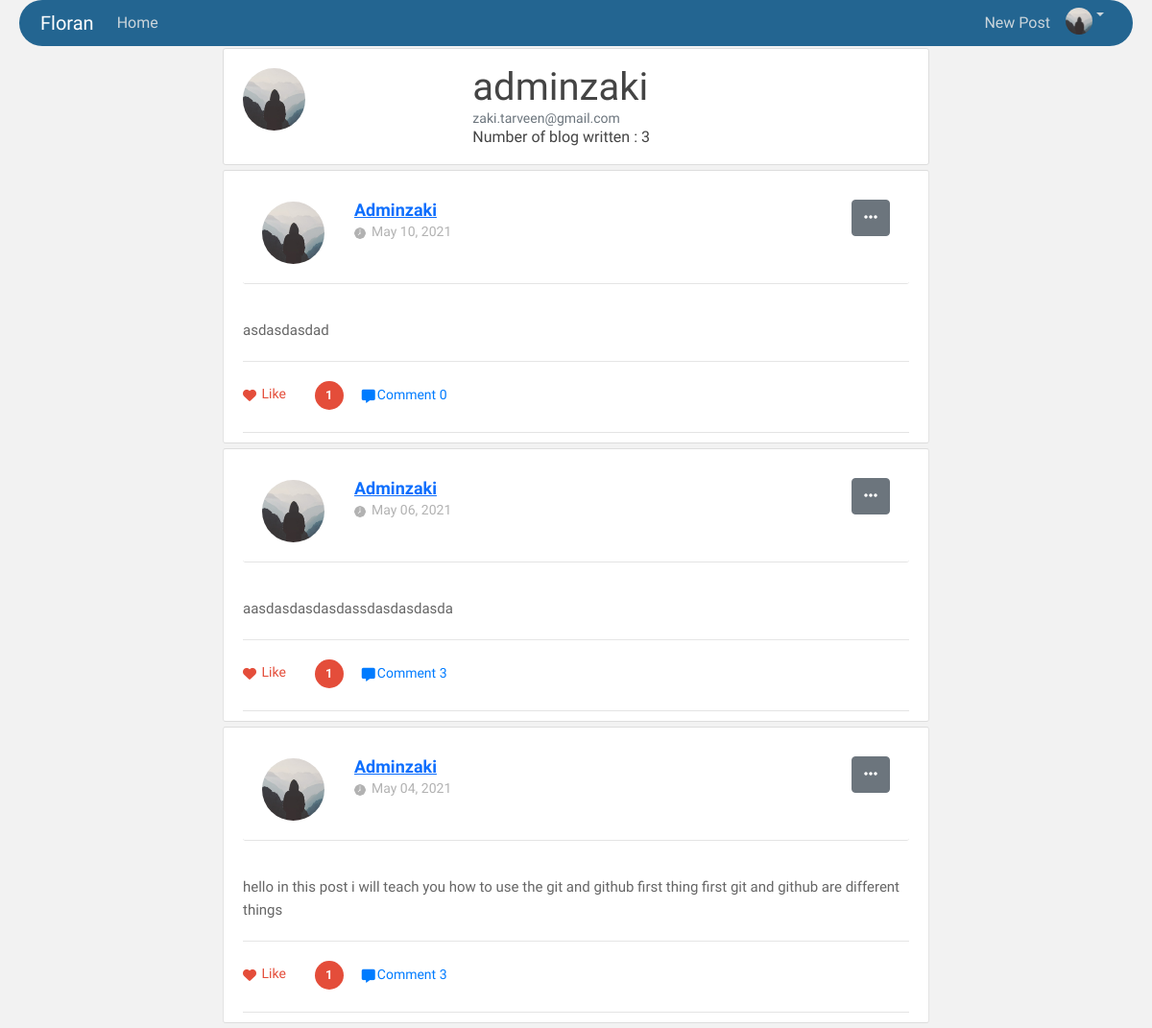
The app's page /user/adminzaki with its own data.
### users/models.py (models this page shows, shortened)
class Profile(models.Model):
    user = models.OneToOneField(User, on_delete=models.CASCADE)
    image = models.ImageField(default='default.jpg',upload_to='profile_pics')

### blog/models.py (models this page shows, shortened)
class Post(models.Model):
    title = models.CharField(max_length=100)
    images = models.ImageField(null=True,blank=True,upload_to="images/")
    content = models.TextField()
    date_posted = models.DateTimeField(default=timezone.now)
    author = models.ForeignKey(User, on_delete=models.CASCADE)
    like = models.ManyToManyField(User, related_name='blog_posts', blank=True, default=None)

### blog/views.py (the view)
# urls.py: path('user/<str:username>',UserPostListView.as_view(), name='user-posts'),
class UserPostListView(ListView):
    model = Post
    template_name='blog/user_posts.html'
    context_object_name='posts'
    paginate_by = 10
    def get_context_data(self, **kwargs):
        context = super().get_context_data(**kwargs)
        context['user'] = get_object_or_404(User, username=self.kwargs.get('username'))
        context['comment_form'] = CommentForm()
        return context
    def get_queryset(self):
        user = get_object_or_404(User, username=self.kwargs.get('username'))
        return Post.objects.filter(author=user).order_by('-date_posted')

### blog/templates/blog/user_posts.html (shortened to what this page needs)
{% extends "blog/base.html" %}
{% load static %}
{% block content %}
<div class="posts-section ">
    <div class="content-section" style="padding: 20px;">
        <div class="row">
            <div class="col-4">
                <img class="rounded-circle article-img" src="{{ user.profile.image.url}}" alt=""/>
            </div>
            <div class="col-8" style="display: block;margin-top: auto;margin-bottom: auto;">
                <div class="media-body">
                  <h2 class="account-heading">{{ user.username }}</h2>
                  <p class="text-secondary">{{ user.email }}</p>
                  <h5>Number of blog written : {{posts.count}}</h5>
                </div>
              </div>
        </div>
    </div>
    {% for post in posts%}
        <div class="posty content-section">
            <div class="post-bar">
                <div class="post_topbar">
                    <div class="usy-dt">
                    <img class="rounded-circle article-img" src="{{ post.author.profile.image.url}}" alt=""/>
                    <div class="usy-name">
                        <h3><a class="mr-2" href="{% url 'user-posts' post.author.username %}">{{ post.author }}</a></h3>
                        <span><img src="clock.png" alt=""/>{{ post.date_posted|date:"F d, Y" }}</span>
                    </div>
                    </div>
                    {% if post.author == user %}
                    <div class="dropdown edit">
                        <button class="btn btn-secondary " type="button" id="dropdownMenuButton" data-toggle="dropdown" aria-haspopup="true" aria-expanded="false">
                            <i class="fas fa-ellipsis-h"></i>
                        </button>
                    </div>
                    {% endif %}
                </div>
            </div>
            <div class="job_descp">
                <br>
                <p>
                {{post.content}}
                </p>
            </div>
            <div class="job-status-bar">
                <ul class="like-com">
                <li>
                            {% if user not in post.like.all %}
                                <button type="submit" class="like" id="like{{post.id}}" name="post_id" value="{{ post.id }}"><i class="fas fa-heart"></i> Like</button>   <img src="liked-img.png" alt=""/><span class="number_of_like{{post.id}}">{{ post.like.all.count }} </span>
                            {% else %}
                                <button type="submit" class="like active" id="like{{post.id}}"  name="post_id" value="{{ post.id }}"><i class="fas fa-heart"></i> Like</button>  <img src="liked-img.png" alt=""/><span class="number_of_like{{post.id}}">{{ post.like.all.count }}  </span>
                            {% endif %}
                </li>
                <li>
                    <button id="{{forloop.counter}}" class="com comment_text{{post.id}}" onclick="showComment(this.id)"> <i class="fas fa-comment-alt"></i>Comment {{post.comments.all.count}}</button>
                </li>
                </ul>
            </div>
        </div>
    {% endfor %}
</div>
{% endblock content %}

### blog/templates/blog/base.html (shortened to what this page needs)
{% load static %}
<!DOCTYPE html>
<html>
<head>
    <link href="https://cdn.jsdelivr.net/npm/bootstrap@5.0.0-beta2/dist/css/bootstrap.min.css" rel="stylesheet">
    <link rel="stylesheet" href="https://cdnjs.cloudflare.com/ajax/libs/font-awesome/5.10.2/css/all.min.css">
    <link rel="stylesheet" href="https://cdnjs.cloudflare.com/ajax/libs/font-awesome/5.10.2/css/font-awesome.min.css">
    <link rel="stylesheet" type="text/css" href="{% static 'blog/main.css' %}">
    <link rel="stylesheet" type="text/css" href="{% static 'blog/style.css' %}">
    <link rel="stylesheet" type="text/css" href="{% static 'blog/responsive.css' %}">
    <link rel="stylesheet" type="text/css" href="{% static 'blog/slick.css' %}">
    <link rel="stylesheet" type="text/css" href="{% static 'blog/slick-theme.css' %}">
</head>
<body>
    <header class="site-header">
      <nav class="navbar navbar-expand-md navbar-dark bg-steel fixed-top">
        <div class="container">
          <a class="navbar-brand mr-4" href="{% url 'blog-home' %}">Floran</a>
          <div class="collapse navbar-collapse" id="navbarToggle">
            <div class="navbar-nav mr-auto">
              <a class="nav-item nav-link" href="{% url 'blog-home' %}">Home</a>
            </div>
            <ul class="navbar-nav ms-auto">
              {% if user.is_authenticated%}
              <li class="nav-item">
                <a class="nav-item nav-link" href="{% url 'post-create' %}">New Post</a>
              </li>
              <li class="nav-item dropdown">
                <a class="nav-link dropdown-toggle" href="#" id="navbarDropdown" role="button" data-bs-toggle="dropdown" aria-expanded="false">
                  <img src="{{ user.profile.image.url}}" class="rounded-circle profile-img">
                </a>
              </li>
              {% endif %}
            </ul>
          </div>
        </div>
      </nav>
    </header>
    <div class="container">
      <div class="row">
        <div class="col-md-2"></div>
        <div class="col-md-8">
          {% block content %}{% endblock %}
        </div>
      </div>
    </div>
</body>
</html>

### blog/static/blog/main.css (style rules this page uses)
body { background: #fafafa; color: #333333; margin-top: 5rem; scroll-behavior: smooth; }
h1, h2, h3, h4, h5, h6 { color: #444444; }
ul { margin: 0; }
.bg-steel { background-color: #236591; }
.site-header { margin-bottom: 50px; }
.navbar { border-radius: 50px !important; margin: 0px 20px 60px; }
.site-header .navbar-nav .nav-link { color: #cbd5db; }
.content-section { background: #ffffff; padding: 10px 20px; border: 1px solid #dddddd; border-radius: 3px; margin-bottom: 5px; }
.article-img { height: 65px; width: 65px; margin-right: 16px; }
.account-heading { font-size: 2.5rem; }
.edit { right: 0 !important; top: 0 !important; position: absolute !important; }

### blog/static/blog/style.css (style rules this page uses)
a, body, div, dt, form, h1, h2, h3, h4, h5, h6, html, i, img, li, p, section, span, ul { margin: 0; padding: 0; border: 0; font-size: 100%; font: inherit; vertical-align: baseline; }
body { line-height: 1; font-family: source sans pro, sans-serif; overflow-x: hidden; font-weight: 400; background-color: #f2f2f2; }
ul { list-style: none; }
button { outline: 0; }
* { margin: 0; padding: 0; }
img { float: left; }
p { font-size: 14px; line-height: 24px; color: #666; }
img { max-width: 100%; }
.comment_box .comment_sec button, .post-bar, .post_comment_sec form button, .posty { -webkit-border-radius: 4px; -moz-border-radius: 4px; -ms-border-radius: 4px; -o-border-radius: 4px; border-radius: 3px; }
.posts-section { float: left; }
.post-bar { float: left; background-color: #fff; border-bottom: 1px solid #e4e4e4; margin-bottom: 20px; padding: 20px; width: 100%; }
.post_topbar { float: left; width: 100%; position: relative; }
.usy-dt { float: left; }
.usy-dt img { -webkit-border-radius: 100px; -moz-border-radius: 100px; -ms-border-radius: 100px; -o-border-radius: 100px; border-radius: 100px; margin-top: 2px; }
.usy-name { float: left; margin-left: 15px; }
.usy-name h3 { color: #000; font-size: 18px; text-transform: capitalize; font-weight: 600; margin-bottom: 5px; margin-top: 2px; }
.usy-name span { color: #b2b2b2; font-size: 14px; }
.usy-name img { margin-top: 4px; margin-right: 6px; }
.job_descp { float: left; width: 100%; }
.job_descp > p { color: #666; font-size: 15px; line-height: 24px; margin-bottom: 20px; }
.job-status-bar { float: left; width: 100%; }
.like-com { float: left; margin-top: 20px; }
.like-com li { display: inline-block; margin-right: 15px; }
.like-com li button { color: #b2b2b2; background-color: #fff; font-size: 14px; font-weight: 500; float: left; margin-top: 6px; margin-right: 5px; border: none; text-decoration: none; cursor: pointer; }
.like-com li button.active { color: #e44d3a; }
.like-com li button i { margin-right: 2px; font-size: 14px; position: relative; top: 2px; }
.like-com li span { color: #fff; font-size: 13px; width: 30px; height: 30px; background-color: #e44d3a; line-height: 30px; -webkit-border-radius: 30px; -moz-border-radius: 30px; -ms-border-radius: 30px; -o-border-radius: 30px; border-radius: 30px; float: left; text-align: center; font-weight: 600; margin-left: 25px; }
.like-com li .com { position: relative; top: -9px; color: #007bff; text-decoration: none; background-color: transparent; border: none ; }
.posty { float: left; width: 100%; border-left: 1px solid #e4e4e4; border-right: 1px solid #e4e4e4; }
.posty .job-status-bar { border-bottom: 1px solid #e4e4e4; padding-bottom: 20px; }
.profile-img { height: 28px; width: 28px; }
.dropdown a { color: #000; font-size: 16px; font-weight: 400; padding: 0 20px; }
.job-status-bar { border-top: 1px solid #e5e5e5; }

### records on screen
Post: author.profile.image (placeholder picture), author "Adminzaki", date_posted "May 10, 2021", content "asdasdasdad", like.all.count "1", comments.all.count "0"
Post: author.profile.image (placeholder picture), author "Adminzaki", date_posted "May 06, 2021", content "aasdasdasdasdassdasdasdasda", like.all.count "1", comments.all.count "3"
Post: author.profile.image (placeholder picture), author "Adminzaki", date_posted "May 04, 2021", content "hello in this post i will teach you how to use the git and github first thing first git and github are different things", like.all.count "1", comments.all.count "3"

### other values on screen
{{ user.username }} "adminzaki"
{{ user.email }} "zaki.tarveen@gmail.com"
{{ posts.count }} "3"
